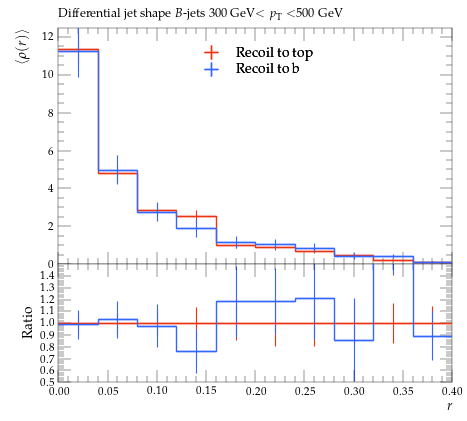

Here is the Python script that generated this plot:
#! /usr/bin/env python

# This Python script was auto-generated using YODA v2.0.2.
# Analysis object: /MC_HFDECAYS/avg_B_jet_rho_300_500
# Timestamp: 31-07-2026 (13:13:52)

import matplotlib as mpl
import matplotlib.pyplot as plt
mpl.use('Agg') # comment out for interactive use
import os
import numpy as np

plotDir = os.path.split(os.path.realpath(__file__))[0]
if 'YODA_USER_PLOT_PATH' in globals():
    plot_outdir = globals()['YODA_USER_PLOT_PATH']
else:
    plot_outdir = plotDir

#plot style
plt.style.use(os.path.join(plotDir, '../default.mplstyle'))
# plot metadata
figW, figH = plt.rcParams['figure.figsize']
ax_xLabel = r'$r$'
ax_yLabel = r'$\langle\rho(r)\rangle$'
ax_title  = r'Differential jet shape $B$-jets 300 GeV$<p_\mathrm{T}<$500 GeV'
ax_xScale = 'linear'
ax_yScale = 'linear'
xLims = (0.0, 0.4)
yLims = (0.0, 12.484065000000001)

# TeX-friendly labels for the legend
labels = {
    'legend' : ([ r"Recoil to top", r"Recoil to b" ], r""),
}

# Adjust canvas width and height
canvasW = 10.0
canvasH = 9.0
figW *= canvasW/10.
figH *= canvasH/9.

# Create figure and axis objects
fig, (ax, ratio0_ax) = plt.subplots(2, 1, sharex=True,
                  figsize=(figW,figH), gridspec_kw={'height_ratios': (6.0, 3.0)})

# Set figure margins
plt.subplots_adjust(
    left   = 1.0 * plt.rcParams['figure.subplot.left'],
    right  = 1.0 * plt.rcParams['figure.subplot.right'],
    top    = 1.0 * plt.rcParams['figure.subplot.top'],
    bottom = 1.0 * plt.rcParams['figure.subplot.bottom'])

ratio0_ax.yaxis.set_major_locator(mpl.ticker.MultipleLocator(0.1))
ratio0_ax.set_ylim(0.5, 1.4999)
ratio0_ax.set_ylabel('Ratio')

# the numerical data is stored in a separate file
dataf = dict()
prefix = os.path.split(__file__)[0]
if prefix:    prefix = prefix + '/'
exec(open(prefix+'avg_B_jet_rho_300_500__data.py').read(), dataf)


legend_handles = dict() # keep track of handles for the legend

# style options for curves
# starts at zorder>=5 to draw curve on top of legend
styles = {
  'recoil_t': {
    'color' : '#EE3311',
    'linestyle' : '-',
    'linewidth' : 1,
    'marker' : 'none',
    'markersize' : 2,
    'capsize' : 0.0,
    'zorder' : 5,
    'histstyle' : 1,
    'drawstyle' : 'steps-pre',
    'xerrorbars' : 1,
    'yerrorbars' : 1,
    'fillcolor' : None,
    'fillopacity' : 1.0,
    'ratio0_linestyle' : '-',
    'ratio0_linewidth' : 1,
    'ratio0_marker' : 'none',
    'ratio0_markersize' : 2,
    'ratio0_capsize' : 0.0,
    'ratio0_zorder' : 5,
    'ratio0_histstyle' : 1,
    'ratio0_drawstyle' : 'steps-pre',
    'ratio0_xerrorbars' : 1,
    'ratio0_yerrorbars' : 1,
  },
  'recoil_b': {
    'color' : '#3366FF',
    'linestyle' : '-',
    'linewidth' : 1,
    'marker' : 'none',
    'markersize' : 2,
    'capsize' : 0.0,
    'zorder' : 6,
    'histstyle' : 1,
    'drawstyle' : 'steps-pre',
    'xerrorbars' : 1,
    'yerrorbars' : 1,
    'fillcolor' : None,
    'fillopacity' : 1.0,
    'ratio0_linestyle' : '-',
    'ratio0_linewidth' : 1,
    'ratio0_marker' : 'none',
    'ratio0_markersize' : 2,
    'ratio0_capsize' : 0.0,
    'ratio0_zorder' : 6,
    'ratio0_histstyle' : 1,
    'ratio0_drawstyle' : 'steps-pre',
    'ratio0_xerrorbars' : 1,
    'ratio0_yerrorbars' : 1,
  },
}

# curve from input yoda files in main panel
for label, yvals in dataf['yvals'].items():
    if all(np.isnan(v) for v in dataf['yvals'][label]):
        continue
    tmp = None
    if styles[label]['histstyle']: # draw as histogram
        xpos = dataf['xedges'][label] if styles[label]['drawstyle'] else dataf['xpoints'][label]
        ypos = np.insert(yvals, 0, yvals[0]) if styles[label]['drawstyle'] else yvals
        if styles[label]['fillcolor']: # fill area below curve
            ax.fill_between(xpos, ypos, step='pre',
                            color=styles[label]['fillcolor'],
                            alpha=styles[label]['fillopacity'])
        tmp, = ax.plot(xpos, ypos,
                       color=styles[label]['color'],
                       linestyle=styles[label]['linestyle'],
                       linewidth=styles[label]['linewidth'],
                       drawstyle=styles[label]['drawstyle'], solid_joinstyle='miter',
                       zorder=styles[label]['zorder'], label=label)
    tmp = ax.errorbar(dataf['xpoints'][label], yvals,
                      xerr=np.array(dataf['xerrs'][label])*styles[label]['xerrorbars'],
                      yerr=np.array(dataf['yerrs'][label])*styles[label]['yerrorbars'],
                      fmt=styles[label]['marker'], capsize=styles[label]['capsize'],
                      markersize=styles[label]['markersize'],
                      ecolor=styles[label]['color'],
                      color=styles[label]['color'], zorder=styles[label]['zorder'])
    tmp[-1][0].set_linestyle(styles[label]['linestyle'])
    tmp[-1][0].set_linewidth(styles[label]['linewidth'])
    if label in dataf['add_legend_handle']:  legend_handles[label] = tmp
    for varLabel in dataf['variation_yvals'].keys():
        if varLabel.startswith(label):
            tmp, = ax.plot(dataf['xedges'][label], dataf['variation_yvals'][varLabel],
                           color=styles[label]['color'],
                           linestyle=styles[label]['linestyle'],
                           linewidth=styles[label]['linewidth'],
                           drawstyle='steps-pre', solid_joinstyle='miter',
                           zorder=styles[label]['zorder'], alpha=0.5)


# plots on ratio panel
# curve from input yoda files in ratio panel
for label, yvals in dataf['ratio0_yvals'].items():
    if all(np.isnan(v) for v in yvals):
        continue
    if styles[label]['ratio0_histstyle']: # plot as histogram
        xpos = dataf['xedges']['recoil_t'] if styles[label]['ratio0_drawstyle'] else dataf['xpoints']['recoil_t']
        ypos = np.insert(yvals, 0, yvals[0]) if styles[label]['ratio0_drawstyle'] else yvals
        ratio0_ax.plot(xpos, ypos,
                       color=styles[label]['color'],
                       linewidth=styles[label]['linewidth'],
                       linestyle=styles[label]['ratio0_linestyle'],
                       drawstyle=styles[label]['ratio0_drawstyle'], zorder=styles[label]['zorder'],
                       solid_joinstyle='miter')
    tmp = ratio0_ax.errorbar(dataf['xpoints']['recoil_t'], yvals,
                             xerr=np.array(dataf['ref_xerrs'])*styles[label]['ratio0_xerrorbars'],
                             yerr=np.array(dataf['ratio0_yerrs'][label])*styles[label]['ratio0_yerrorbars'],
                             fmt=styles[label]['ratio0_marker'], capsize=styles[label]['ratio0_capsize'],
                             markersize=styles[label]['ratio0_markersize'],
                             ecolor=styles[label]['color'],
                             color=styles[label]['color'])
    tmp[-1][0].set_linestyle(styles[label]['ratio0_linestyle'])
    tmp[-1][0].set_linewidth(styles[label]['ratio0_linewidth'])

    for varlabel in dataf['ratio0_variation_vals'].keys():
        if varlabel.startswith(label):
            ratio0_ax.plot(dataf['xedges']['recoil_t'],
                            dataf['ratio0_variation_vals'][varlabel],
                            color=styles[label]['color'],
                            linestyle=styles[label]['linestyle'],
                            linewidth=styles[label]['linewidth'],
                            drawstyle='steps-pre', solid_joinstyle='miter',
                            zorder=1, alpha=0.5)

legend_items = list(legend_handles.values())
ax.add_artist(ax.legend(legend_items,
                        labels['legend'][0],
                        title=labels['legend'][1],
                        alignment='left',
                        loc='upper center',
                        bbox_to_anchor=(0.5, 0.97)))

# set plot metadata as defined above
ratio0_ax.set_xlabel(ax_xLabel)
ratio0_ax.xaxis.set_label_coords(1., -0.15)
ax.set_ylabel(ax_yLabel, ha='right', va='top')
ax.yaxis.set_label_coords(-0.11, 1.0)
ax.set_title(ax_title, loc='left')
ax.set_xscale(ax_xScale)
ax.set_yscale(ax_yScale)
ax.set_xlim(xLims)
ax.set_ylim(yLims)

# tick formatting
plt.rcParams['xtick.top'] = True
plt.rcParams['ytick.right'] = True
fig.align_ylabels((ax, ratio0_ax))
plt.savefig(os.path.join(plot_outdir, 'avg_B_jet_rho_300_500.pdf'), format='PDF')
plt.savefig(os.path.join(plot_outdir, 'avg_B_jet_rho_300_500.png'), format='PNG')

plt.close(fig)
